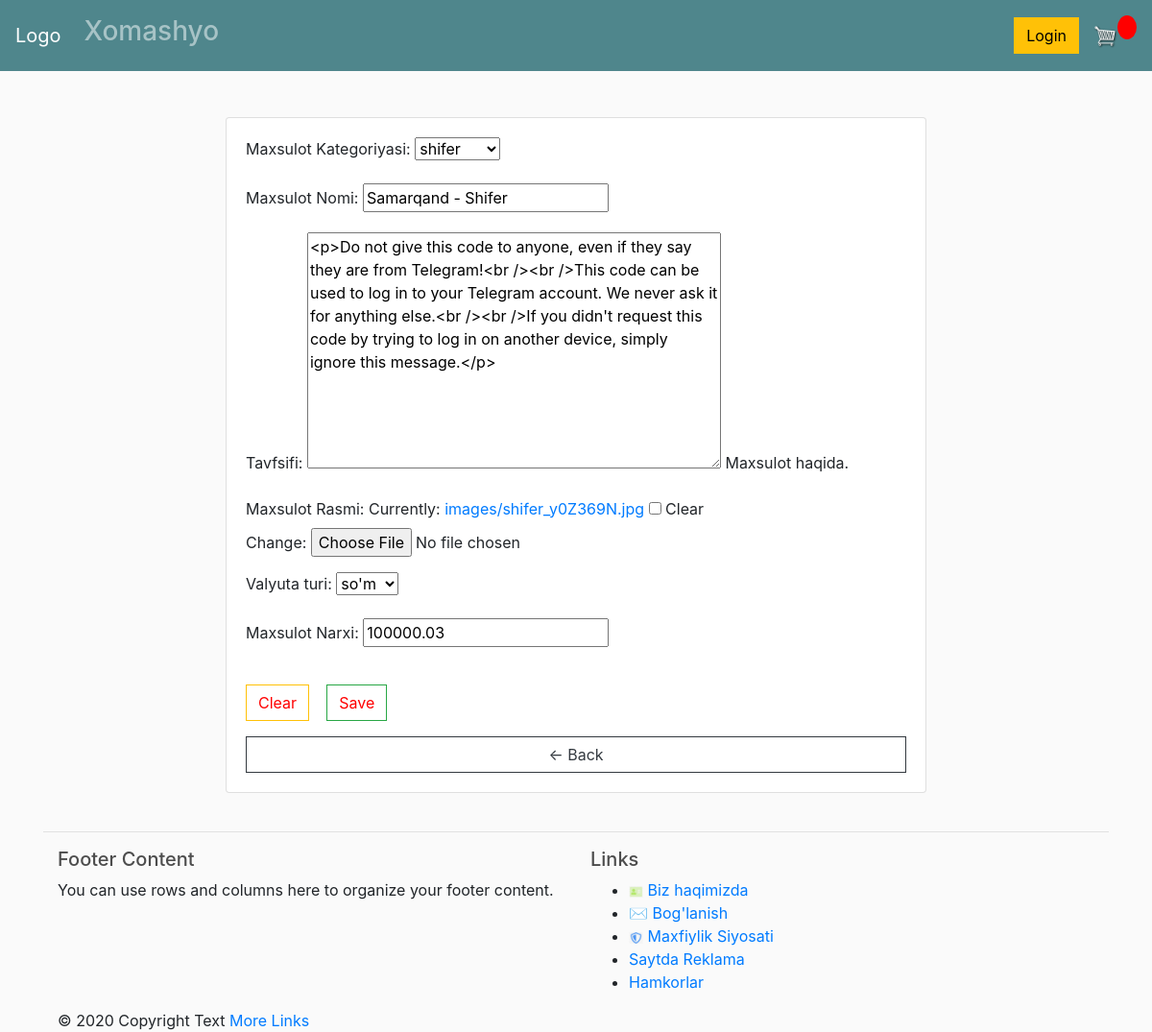
Page /1/update/ on the committed database.
### Product/models.py (models this page shows, shortened)
class Product(models.Model):
	name        = models.CharField( verbose_name='Maxsulot Nomi', max_length=250, )
	category    = models.ForeignKey( "Category",
                verbose_name = 'Maxsulot Kategoriyasi',
                related_name = 'product_name',
                on_delete    = models.CASCADE
            )
	description = models.TextField( verbose_name='Tavfsifi', help_text="Maxsulot haqida.", blank=True, null=True, )
	image       = models.ImageField( #default image
                upload_to='images',
                max_length=255,
                verbose_name='Maxsulot Rasmi',
                blank=True,
                null=True
            )
	class CurrecyChoice(models.TextChoices):
		SUM="so\'m",_('so\'m')
		USD='$',_('dollor')
		EUR='euro',_('euro')
		RUB='ruble',_('ruble')
		__empty__=_('')
	currency    = models.CharField( verbose_name='Valyuta turi', max_length=5,
                choices=CurrecyChoice.choices,
                default=CurrecyChoice.__empty__,
            )
	price       = models.DecimalField( verbose_name='Maxsulot Narxi', max_digits=10, decimal_places=2, default=100,
                validators=(
                    MinValueValidator(100),
                    MaxValueValidator(100000000),
                )
            )
	published_at = models.DateTimeField( auto_now_add=True )
	updated_at  =models.DateTimeField( auto_now=True )
	class Meta:
		verbose_name = 'Product'
		verbose_name_plural = 'Products'

class Category(models.Model):
    name = models.CharField( verbose_name='Kategoriya Nomi', max_length=250, unique=True, )
    class Meta:
        verbose_name = 'Category'
        verbose_name_plural = 'Categories'
    def __str__(self):
        return self.name

### Product/views.py (the view, shortened to what this page needs)
# urls.py: path('<int:id>/update/',    Product_Update_View.as_view(), name='product-update'),
class Product_Update_View(ProductObjectMixin, View):
	template_name='ProductPages/product-update.html'
	context={}
	def get(self, request, id=None, *args, **kwargs):
		product=self.get_object()
		form=ProductCreate(instance=product)
		self.context={ 'form' : form , 'id':id}
		return render(
            request,
            self.template_name,
            self.context,
	    )

### Product/forms.py
class ProductCreate(forms.ModelForm):
	class Meta:
		model=Product
		fields=(
			'category',
			'name',
			'description',
			'image',
			'currency',
			'price',
		)

### Product/views.py (called while the page is built)
    def get_object(self):
        obj=None
        id=self.kwargs.get(self.url_lookup)
        if id is not None:
            obj=get_object_or_404(self.model, id=id)
        return obj

### templates/ProductPages/product-update.html (shortened to what this page needs)
{% extends "ProductPages/base.html" %} {% block content %}
<br>
<div class="row justify-content-center">
    <div class="col-md-8">
        <div class="card card-body">
            <form enctype="multipart/form-data" method="post" action="">
                {% csrf_token %}{{ form.as_p }}
                <p style="margin-top: 5%;">
                    <button type="reset" class="btn btn-outline-warning" style="color: red; margin-right: 2%;">Clear</button>
                    <input class="btn btn-outline-success" style="color: red" type="submit" value="Save">
                </p>
            </form>
            <a class="btn btn-outline-dark" href="{% url 'Products:product-detail' id %}">&#8592; Back</a>
        </div>
    </div>
</div>
{% endblock %}{% url 'Products:product-detail' id %}

### static/css/main.css (style rules this page uses)
body { background-color: hsl(0, 0%, 98%); }
.btn { border-radius: 0; }

### rows in the picture
Product: category "shifer", description "<p>Do not give this code to anyone, even if they say they are from Telegram!<br /><br />This code can be used to log in to your Telegram account. We never ask it for anything else.<br /><br />If you didn't request this code by trying to log in on another device, simply ignore this message.</p>", currency "so'm", price "100000.03"
Category: name "Samarqand - Shifer"
